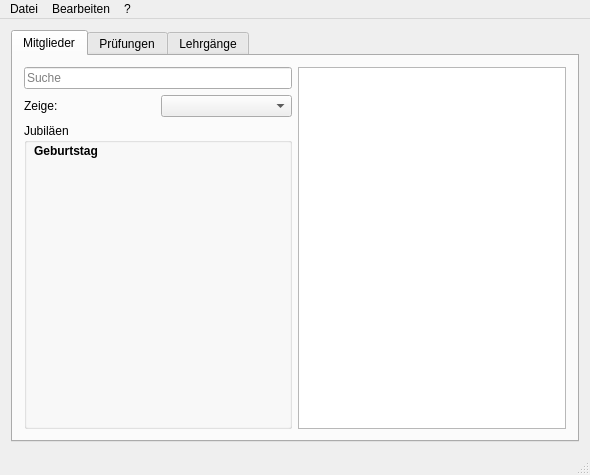
<?xml version="1.0" encoding="UTF-8"?>
<ui version="4.0">
 <class>MainWindow</class>
 <widget class="QMainWindow" name="MainWindow">
  <property name="geometry">
   <rect>
    <x>0</x>
    <y>0</y>
    <width>590</width>
    <height>475</height>
   </rect>
  </property>
  <property name="windowTitle">
   <string>MainWindow</string>
  </property>
  <widget class="QWidget" name="centralWidget">
   <layout class="QVBoxLayout" name="verticalLayout">
    <item>
     <widget class="QTabWidget" name="tabWidget">
      <property name="sizePolicy">
       <sizepolicy hsizetype="Expanding" vsizetype="Expanding">
        <horstretch>0</horstretch>
        <verstretch>0</verstretch>
       </sizepolicy>
      </property>
      <property name="tabShape">
       <enum>QTabWidget::Rounded</enum>
      </property>
      <property name="currentIndex">
       <number>0</number>
      </property>
      <widget class="QWidget" name="membersTab">
       <attribute name="title">
        <string>Mitglieder</string>
       </attribute>
       <layout class="QHBoxLayout" name="horizontalLayout">
        <item>
         <layout class="QVBoxLayout" name="left_side">
          <item>
           <widget class="QLineEdit" name="lineEdit">
            <property name="text">
             <string/>
            </property>
            <property name="placeholderText">
             <string>Suche</string>
            </property>
           </widget>
          </item>
          <item>
           <layout class="QHBoxLayout" name="horizontalLayout_2">
            <item>
             <widget class="QLabel" name="showLabel">
              <property name="text">
               <string>Zeige:</string>
              </property>
             </widget>
            </item>
            <item>
             <widget class="QComboBox" name="showComboBox"/>
            </item>
           </layout>
          </item>
          <item>
           <widget class="QGroupBox" name="groupBox">
            <property name="title">
             <string>Jubiläen</string>
            </property>
            <widget class="QLabel" name="label_2">
             <property name="geometry">
              <rect>
               <x>10</x>
               <y>20</y>
               <width>71</width>
               <height>16</height>
              </rect>
             </property>
             <property name="font">
              <font>
               <weight>75</weight>
               <bold>true</bold>
              </font>
             </property>
             <property name="text">
              <string>Geburtstag</string>
             </property>
             <property name="textFormat">
              <enum>Qt::AutoText</enum>
             </property>
            </widget>
           </widget>
          </item>
         </layout>
        </item>
        <item>
         <widget class="QTableView" name="tableView"/>
        </item>
       </layout>
      </widget>
      <widget class="QWidget" name="examsTab">
       <attribute name="title">
        <string>Prüfungen</string>
       </attribute>
      </widget>
      <widget class="QWidget" name="coursesTab">
       <attribute name="title">
        <string>Lehrgänge</string>
       </attribute>
      </widget>
     </widget>
    </item>
   </layout>
  </widget>
  <widget class="QMenuBar" name="menuBar">
   <property name="geometry">
    <rect>
     <x>0</x>
     <y>0</y>
     <width>590</width>
     <height>21</height>
    </rect>
   </property>
   <widget class="QMenu" name="menuDatei">
    <property name="title">
     <string>Datei</string>
    </property>
   </widget>
   <widget class="QMenu" name="menuBearbeiten">
    <property name="title">
     <string>Bearbeiten</string>
    </property>
   </widget>
   <widget class="QMenu" name="menu">
    <property name="title">
     <string>?</string>
    </property>
   </widget>
   <addaction name="menuDatei"/>
   <addaction name="menuBearbeiten"/>
   <addaction name="menu"/>
  </widget>
  <widget class="QStatusBar" name="statusBar"/>
 </widget>
 <layoutdefault spacing="6" margin="11"/>
 <resources/>
 <connections/>
</ui>
